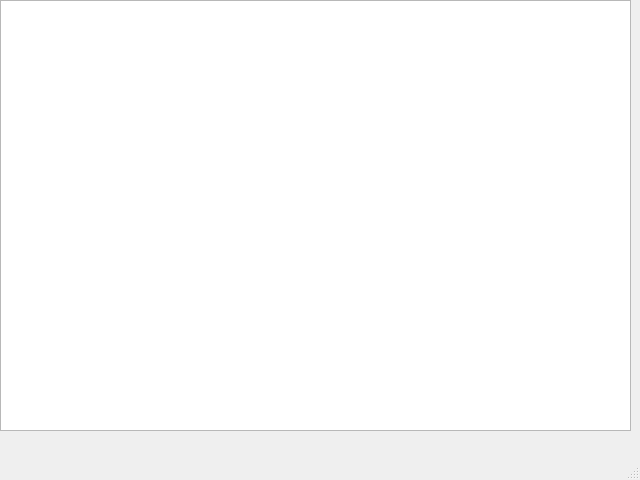
<?xml version="1.0" encoding="UTF-8"?>
<ui version="4.0">
 <class>MainWindow</class>
 <widget class="QMainWindow" name="MainWindow">
  <property name="geometry">
   <rect>
    <x>0</x>
    <y>0</y>
    <width>640</width>
    <height>480</height>
   </rect>
  </property>
  <property name="windowTitle">
   <string>MainWindow</string>
  </property>
  <widget class="QWidget" name="centralwidget">
   <widget class="QTableWidget" name="tableWidget">
    <property name="geometry">
     <rect>
      <x>0</x>
      <y>0</y>
      <width>631</width>
      <height>431</height>
     </rect>
    </property>
   </widget>
  </widget>
  <widget class="QMenuBar" name="menubar">
   <property name="geometry">
    <rect>
     <x>0</x>
     <y>0</y>
     <width>640</width>
     <height>21</height>
    </rect>
   </property>
  </widget>
  <widget class="QStatusBar" name="statusbar"/>
 </widget>
 <resources/>
 <connections/>
</ui>
